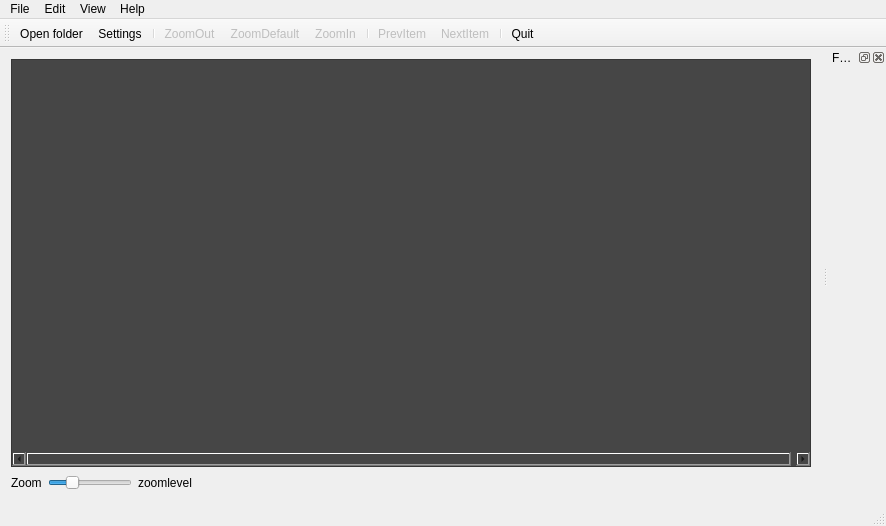
<?xml version="1.0" encoding="UTF-8"?>
<ui version="4.0">
 <class>MainWindow</class>
 <widget class="QMainWindow" name="MainWindow">
  <property name="geometry">
   <rect>
    <x>0</x>
    <y>0</y>
    <width>886</width>
    <height>526</height>
   </rect>
  </property>
  <property name="windowTitle">
   <string>Sppeculate</string>
  </property>
  <property name="windowIcon">
   <iconset resource="sppeculate.qrc">
    <normaloff>:/share/icons/app-icon.svg</normaloff>:/share/icons/app-icon.svg</iconset>
  </property>
  <widget class="QWidget" name="centralWidget">
   <layout class="QVBoxLayout" name="verticalLayout">
    <item>
     <layout class="QHBoxLayout" name="horizontalLayout_2">
      <item>
       <widget class="QScrollArea" name="scrollArea">
        <property name="sizePolicy">
         <sizepolicy hsizetype="Ignored" vsizetype="Expanding">
          <horstretch>0</horstretch>
          <verstretch>0</verstretch>
         </sizepolicy>
        </property>
        <property name="styleSheet">
         <string notr="true">background-color: rgb(70, 70, 70);</string>
        </property>
        <property name="widgetResizable">
         <bool>false</bool>
        </property>
        <property name="alignment">
         <set>Qt::AlignCenter</set>
        </property>
        <widget class="QWidget" name="scrollAreaWidgetContents">
         <property name="geometry">
          <rect>
           <x>2</x>
           <y>92</y>
           <width>803</width>
           <height>227</height>
          </rect>
         </property>
        </widget>
       </widget>
      </item>
     </layout>
    </item>
    <item>
     <layout class="QHBoxLayout" name="horizontalLayout_3">
      <item>
       <widget class="QLabel" name="label">
        <property name="text">
         <string>Zoom</string>
        </property>
       </widget>
      </item>
      <item>
       <widget class="QSlider" name="zoomSlider">
        <property name="sizePolicy">
         <sizepolicy hsizetype="Maximum" vsizetype="Fixed">
          <horstretch>0</horstretch>
          <verstretch>0</verstretch>
         </sizepolicy>
        </property>
        <property name="minimum">
         <number>33</number>
        </property>
        <property name="maximum">
         <number>307</number>
        </property>
        <property name="sliderPosition">
         <number>100</number>
        </property>
        <property name="orientation">
         <enum>Qt::Horizontal</enum>
        </property>
        <property name="tickPosition">
         <enum>QSlider::NoTicks</enum>
        </property>
        <property name="tickInterval">
         <number>0</number>
        </property>
       </widget>
      </item>
      <item>
       <widget class="QLabel" name="zoomLabel">
        <property name="text">
         <string>zoomlevel</string>
        </property>
       </widget>
      </item>
      <item>
       <spacer name="horizontalSpacer">
        <property name="orientation">
         <enum>Qt::Horizontal</enum>
        </property>
        <property name="sizeHint" stdset="0">
         <size>
          <width>40</width>
          <height>20</height>
         </size>
        </property>
       </spacer>
      </item>
     </layout>
    </item>
   </layout>
  </widget>
  <widget class="QMenuBar" name="menuBar">
   <property name="geometry">
    <rect>
     <x>0</x>
     <y>0</y>
     <width>886</width>
     <height>20</height>
    </rect>
   </property>
   <widget class="QMenu" name="menuFile">
    <property name="title">
     <string>File</string>
    </property>
    <addaction name="actionOpenFolder"/>
    <addaction name="separator"/>
    <addaction name="action_Quit"/>
   </widget>
   <widget class="QMenu" name="menuHelp">
    <property name="title">
     <string>Help</string>
    </property>
    <addaction name="actionAbout"/>
    <addaction name="actionAbout_Qt"/>
   </widget>
   <widget class="QMenu" name="menuEdit">
    <property name="title">
     <string>Edit</string>
    </property>
    <addaction name="actionSettings"/>
   </widget>
   <widget class="QMenu" name="menuView">
    <property name="title">
     <string>View</string>
    </property>
    <addaction name="actionFullscreen"/>
   </widget>
   <addaction name="menuFile"/>
   <addaction name="menuEdit"/>
   <addaction name="menuView"/>
   <addaction name="menuHelp"/>
  </widget>
  <widget class="QToolBar" name="mainToolBar">
   <attribute name="toolBarArea">
    <enum>TopToolBarArea</enum>
   </attribute>
   <attribute name="toolBarBreak">
    <bool>false</bool>
   </attribute>
   <addaction name="actionOpenFolder"/>
   <addaction name="actionSettings"/>
   <addaction name="separator"/>
   <addaction name="actionZoomOut"/>
   <addaction name="actionZoomDefault"/>
   <addaction name="actionZoomIn"/>
   <addaction name="separator"/>
   <addaction name="actionPrevItem"/>
   <addaction name="actionNextItem"/>
   <addaction name="separator"/>
   <addaction name="action_Quit"/>
  </widget>
  <widget class="QStatusBar" name="statusBar"/>
  <widget class="QDockWidget" name="formDockWidget">
   <property name="windowIcon">
    <iconset resource="sppeculate.qrc">
     <normaloff>:/share/icons/editor.svg</normaloff>:/share/icons/editor.svg</iconset>
   </property>
   <property name="floating">
    <bool>false</bool>
   </property>
   <property name="allowedAreas">
    <set>Qt::LeftDockWidgetArea|Qt::RightDockWidgetArea</set>
   </property>
   <property name="windowTitle">
    <string>Form</string>
   </property>
   <attribute name="dockWidgetArea">
    <number>2</number>
   </attribute>
   <widget class="QWidget" name="dockWidgetContents"/>
  </widget>
  <action name="action_Quit">
   <property name="icon">
    <iconset resource="sppeculate.qrc">
     <normaloff>:/share/icons/gnome-shutdown.svg</normaloff>:/share/icons/gnome-shutdown.svg</iconset>
   </property>
   <property name="text">
    <string>&amp;Quit</string>
   </property>
   <property name="toolTip">
    <string>Quit the application</string>
   </property>
   <property name="shortcut">
    <string>Ctrl+Q</string>
   </property>
  </action>
  <action name="actionOpenFolder">
   <property name="icon">
    <iconset resource="sppeculate.qrc">
     <normaloff>:/share/icons/folder-new.svg</normaloff>:/share/icons/folder-new.svg</iconset>
   </property>
   <property name="text">
    <string>Open &amp;folder</string>
   </property>
   <property name="toolTip">
    <string>Open image folder</string>
   </property>
   <property name="shortcut">
    <string>Ctrl+Shift+O</string>
   </property>
  </action>
  <action name="actionAbout">
   <property name="icon">
    <iconset resource="sppeculate.qrc">
     <normaloff>:/share/icons/help-browser.svg</normaloff>:/share/icons/help-browser.svg</iconset>
   </property>
   <property name="text">
    <string>&amp;About</string>
   </property>
   <property name="toolTip">
    <string>Show about box</string>
   </property>
  </action>
  <action name="actionNextItem">
   <property name="enabled">
    <bool>false</bool>
   </property>
   <property name="icon">
    <iconset resource="sppeculate.qrc">
     <normaloff>:/share/icons/go-next.svg</normaloff>:/share/icons/go-next.svg</iconset>
   </property>
   <property name="text">
    <string>NextItem</string>
   </property>
   <property name="toolTip">
    <string>Next picture</string>
   </property>
   <property name="shortcut">
    <string>Ctrl+Right</string>
   </property>
  </action>
  <action name="actionPrevItem">
   <property name="enabled">
    <bool>false</bool>
   </property>
   <property name="icon">
    <iconset resource="sppeculate.qrc">
     <normaloff>:/share/icons/go-previous.svg</normaloff>:/share/icons/go-previous.svg</iconset>
   </property>
   <property name="text">
    <string>PrevItem</string>
   </property>
   <property name="toolTip">
    <string>Previous picture</string>
   </property>
   <property name="shortcut">
    <string>Ctrl+Left</string>
   </property>
  </action>
  <action name="actionZoomDefault">
   <property name="enabled">
    <bool>false</bool>
   </property>
   <property name="icon">
    <iconset resource="sppeculate.qrc">
     <normaloff>:/share/icons/zoom-original.svg</normaloff>:/share/icons/zoom-original.svg</iconset>
   </property>
   <property name="text">
    <string>ZoomDefault</string>
   </property>
   <property name="toolTip">
    <string>Zoom to deault level</string>
   </property>
  </action>
  <action name="actionZoomOut">
   <property name="enabled">
    <bool>false</bool>
   </property>
   <property name="icon">
    <iconset resource="sppeculate.qrc">
     <normaloff>:/share/icons/zoom-out.svg</normaloff>:/share/icons/zoom-out.svg</iconset>
   </property>
   <property name="text">
    <string>ZoomOut</string>
   </property>
   <property name="toolTip">
    <string>Zoom 25% out</string>
   </property>
   <property name="shortcut">
    <string>Ctrl+-</string>
   </property>
  </action>
  <action name="actionZoomIn">
   <property name="enabled">
    <bool>false</bool>
   </property>
   <property name="icon">
    <iconset resource="sppeculate.qrc">
     <normaloff>:/share/icons/zoom-in.svg</normaloff>:/share/icons/zoom-in.svg</iconset>
   </property>
   <property name="text">
    <string>ZoomIn</string>
   </property>
   <property name="toolTip">
    <string>Zoom 25% in</string>
   </property>
   <property name="shortcut">
    <string>Ctrl++</string>
   </property>
  </action>
  <action name="actionSettings">
   <property name="icon">
    <iconset resource="sppeculate.qrc">
     <normaloff>:/share/icons/settings.svg</normaloff>:/share/icons/settings.svg</iconset>
   </property>
   <property name="text">
    <string>&amp;Settings</string>
   </property>
   <property name="toolTip">
    <string>Application settings</string>
   </property>
  </action>
  <action name="actionAbout_Qt">
   <property name="text">
    <string>About Qt</string>
   </property>
  </action>
  <action name="actionFullscreen">
   <property name="checkable">
    <bool>true</bool>
   </property>
   <property name="text">
    <string>Fullscreen</string>
   </property>
   <property name="shortcut">
    <string>F11</string>
   </property>
  </action>
 </widget>
 <layoutdefault spacing="6" margin="11"/>
 <resources>
  <include location="sppeculate.qrc"/>
 </resources>
 <connections>
  <connection>
   <sender>action_Quit</sender>
   <signal>triggered()</signal>
   <receiver>MainWindow</receiver>
   <slot>close()</slot>
   <hints>
    <hint type="sourcelabel">
     <x>-1</x>
     <y>-1</y>
    </hint>
    <hint type="destinationlabel">
     <x>412</x>
     <y>239</y>
    </hint>
   </hints>
  </connection>
 </connections>
</ui>
